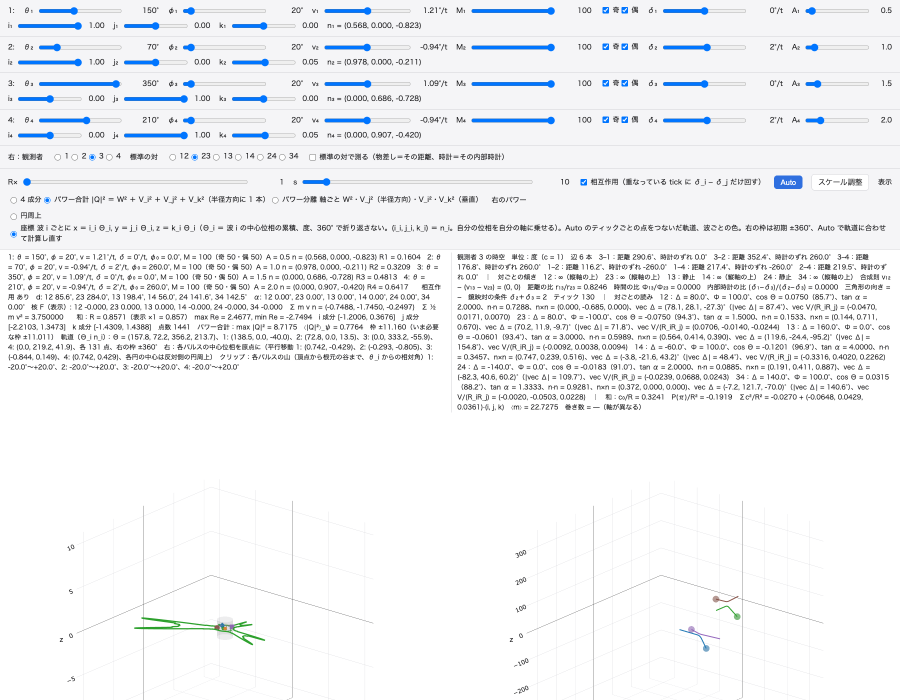
#> input picture 次元の生成構造/有界な定常波の再検討_閉じた弦のパルス_フーリエ級数_20261028/四元数化の検討_4パルス_相互作用版_20261109/figs/v12q4i_default_tick130.png, 1800 x 1400 px (shown at 1/2 size)
$ python make_crops.py
#> lines starting #> are read from the running program, lines starting #| are printed output that depends on the picture
# -*- coding: utf-8 -*-
"""図 1・図 2：4 パルス実験（index_v12q4i.html）の既存の静止画から左右のパネルを切り抜く。
元の静止画は実験フォルダの shoot.sh が撮ったもの（既定の初期条件、tick 130、1800×1400）。
画素の加工はしない。切り抜きだけ。
"""
import os
from PIL import Image

HERE = os.path.dirname(os.path.abspath(__file__))
SRC = os.path.join(HERE, "..", "..", "有界な定常波の再検討_閉じた弦のパルス_フーリエ級数_20261028",
                   "四元数化の検討_4パルス_相互作用版_20261109", "figs", "v12q4i_default_tick130.png")
OUT = os.path.join(HERE, "figures")
os.makedirs(OUT, exist_ok=True)
im = Image.open(SRC)
#> im is the input picture: PIL image 1800x1400 RGB; mean R, G, B 240.6, 242, 244.1
assert im.size == (1800, 1400), im.size
im.crop((60, 900, 800, 1400)).save(os.path.join(OUT, "fig1_experiment_left_panel_power_on_circle.png"))
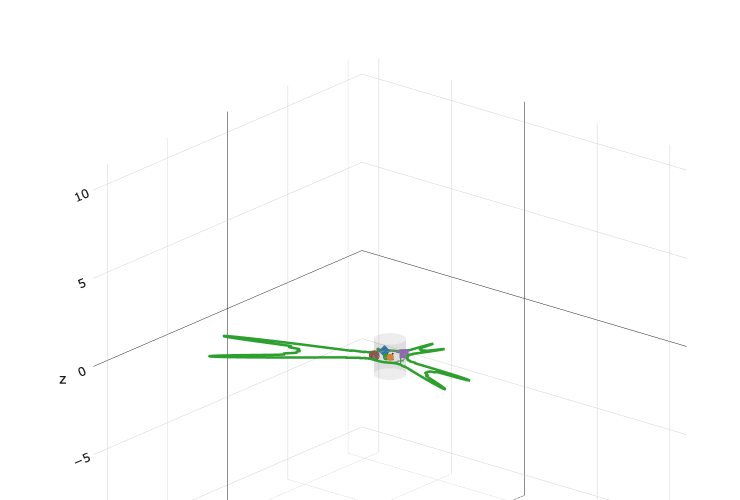
#> saved as fig1_experiment_left_panel_power_on_circle.png: PIL image 740x500 RGB; mean R, G, B 252.9, 253.5, 253
im.crop((960, 900, 1700, 1400)).save(os.path.join(OUT, "fig2_experiment_right_panel_internal_phase_space.png"))
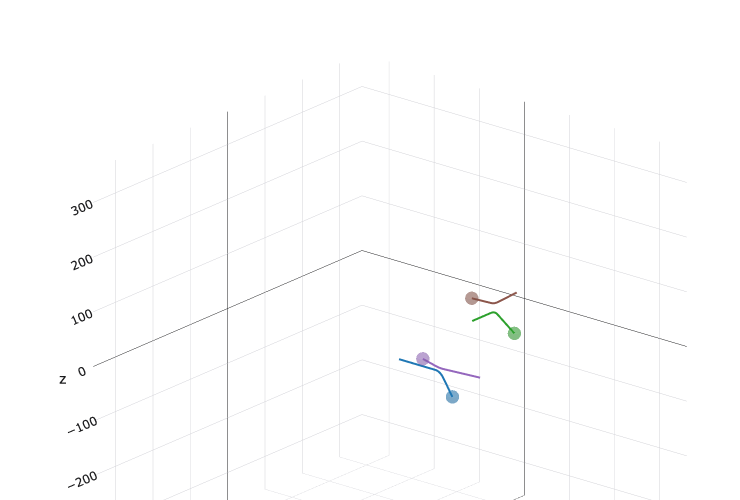
#> saved as fig2_experiment_right_panel_internal_phase_space.png: PIL image 740x500 RGB; mean R, G, B 253.5, 253.5, 253.6
print("saved fig1, fig2")

$ run again, with 次元の生成構造/有界な定常波の再検討_閉じた弦のパルス_フーリエ級数_20261028/四元数化の検討_4パルス_相互作用版_20261109/figs/v12q4i_default_t0.png copied over 次元の生成構造/有界な定常波の再検討_閉じた弦のパルス_フーリエ級数_20261028/四元数化の検討_4パルス_相互作用版_20261109/figs/v12q4i_default_tick130.png
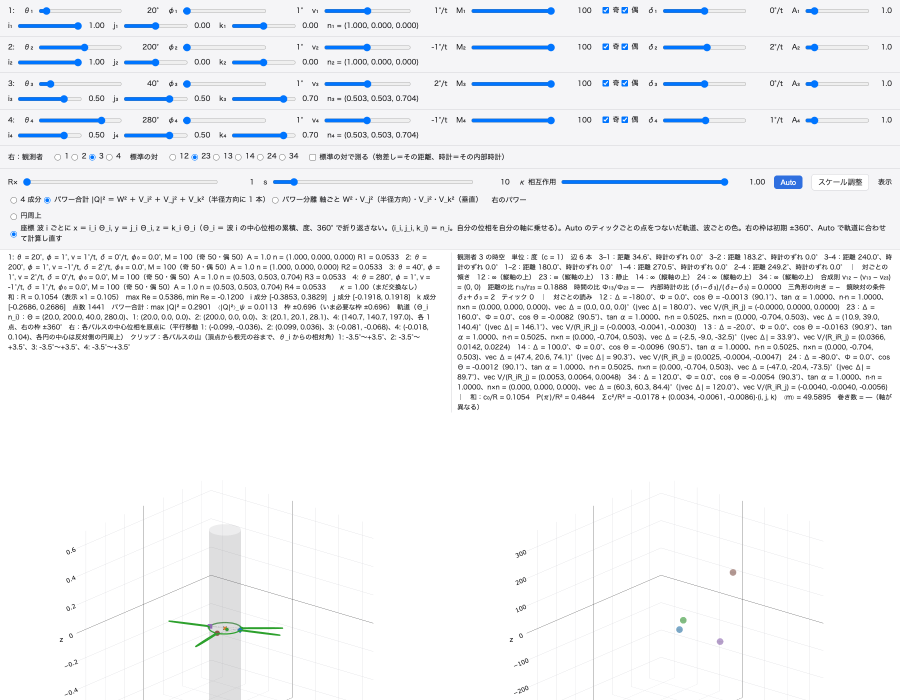
#> input picture 次元の生成構造/有界な定常波の再検討_閉じた弦のパルス_フーリエ級数_20261028/四元数化の検討_4パルス_相互作用版_20261109/figs/v12q4i_default_t0.png, 1800 x 1400 px (shown at 1/2 size)
#> im is the input picture: PIL image 1800x1400 RGB; mean R, G, B 240.8, 242.2, 244.5
#> `im.crop((60, 900, 800, 1400)).save(os.path.join(OUT, "fig1_experiment_..`:
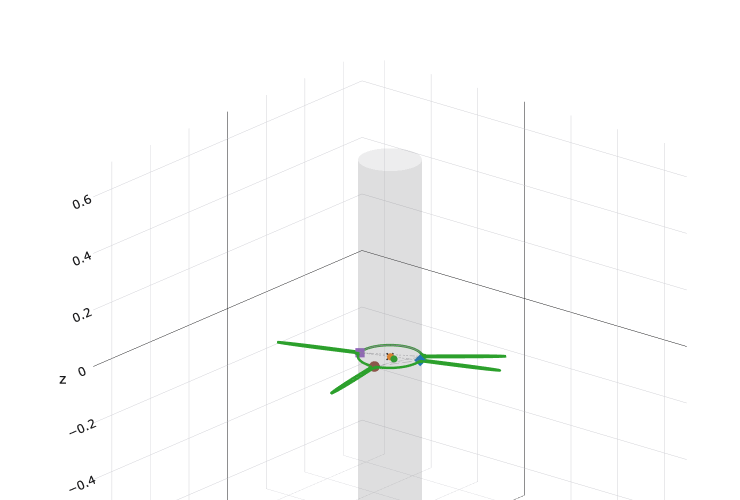
#> saved as fig1_experiment_left_panel_power_on_circle.png: PIL image 740x500 RGB; mean R, G, B 251.1, 251.5, 251.2
#> `im.crop((960, 900, 1700, 1400)).save(os.path.join(OUT, "fig2_experimen..`:
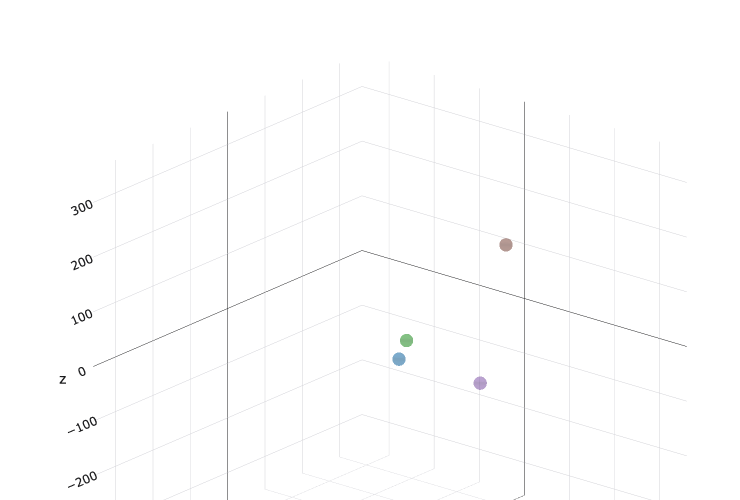
#> saved as fig2_experiment_right_panel_internal_phase_space.png: PIL image 740x500 RGB; mean R, G, B 253.7, 253.7, 253.8
